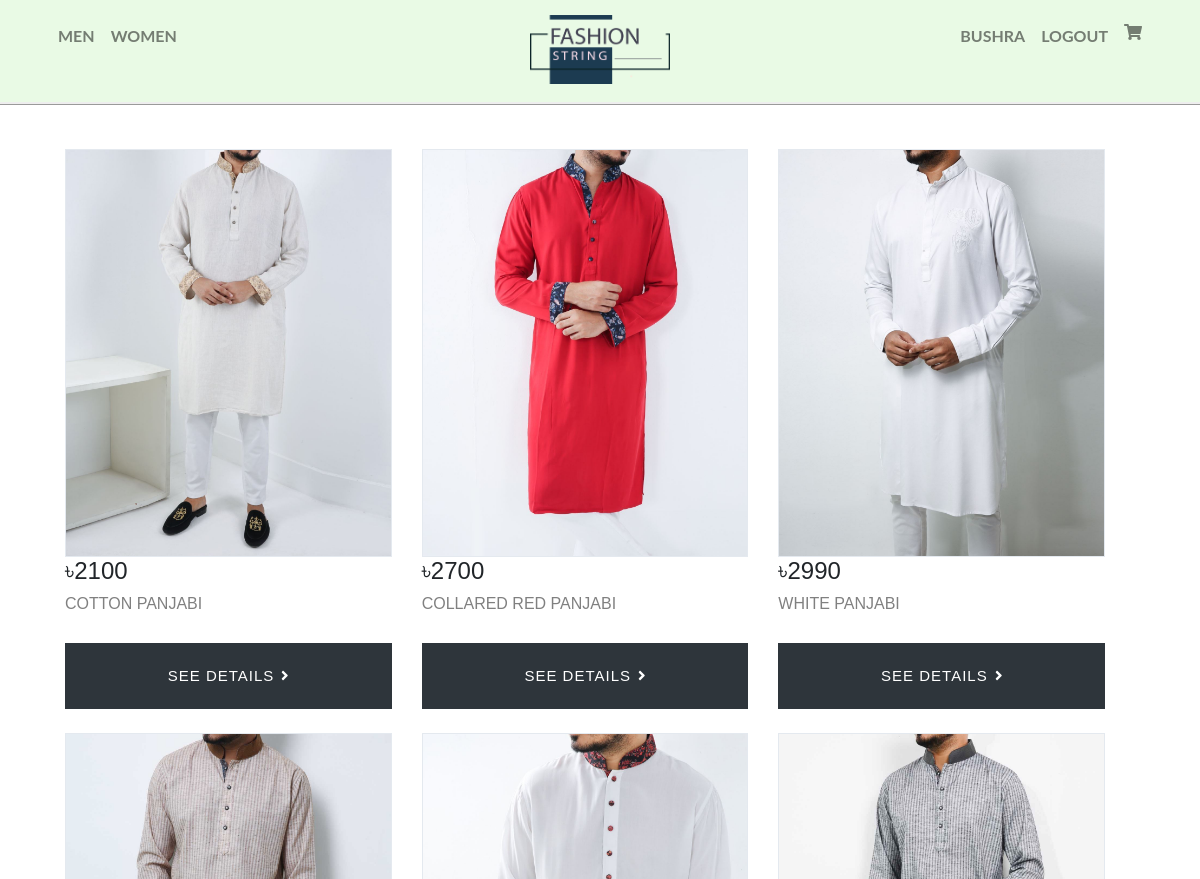
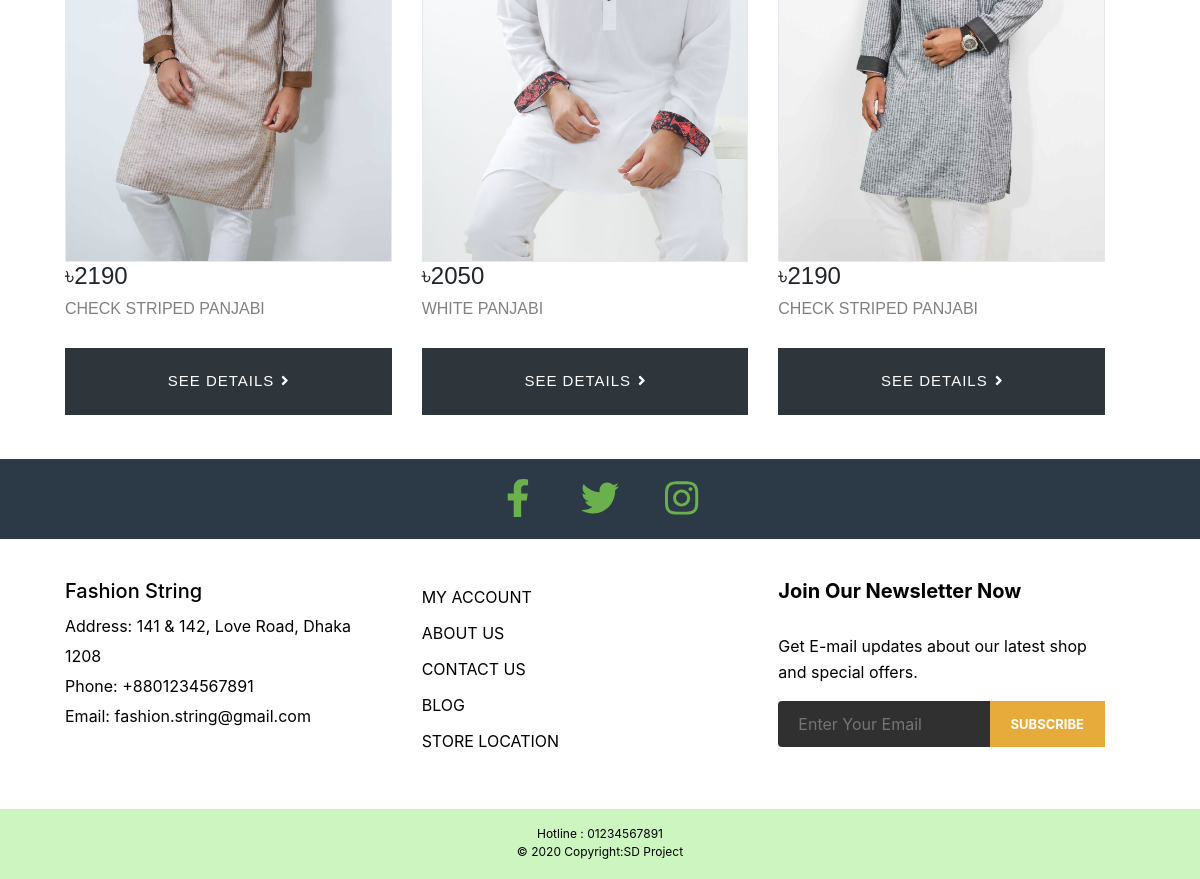
/product.php?cat_id=3 (signed in), run on the app's committed database (2 pictures, top to bottom).
### tables this page shows
CREATE TABLE `product` (
  `Product_ID` int(255) NOT NULL,
  `Title` varchar(255) NOT NULL,
  `Price` float NOT NULL,
  `Image1` varchar(255) NOT NULL,
  `Image2` varchar(255) NOT NULL,
  `parent_cat` int(255) NOT NULL,
  `cat_id` int(255) NOT NULL,
  `Description` varchar(255) NOT NULL,
  `Status` tinyint(5) NOT NULL,
  `Qty` int(255) NOT NULL
);

### product.php (the view, shortened to what this page needs)
<?php
include "db_connection.php";  ?>
<html>
<head>
<link rel="stylesheet" href="css/style.css">
<link rel="stylesheet" href="https://stackpath.bootstrapcdn.com/bootstrap/4.3.1/css/bootstrap.min.css">
<link rel="stylesheet" href="css/bootstrap.min.css" type="text/css">
<link rel="stylesheet" href="css/font-awesome.min.css" type="text/css">
<link rel="stylesheet" href="css/themify-icons.css" type="text/css">
<link rel="stylesheet" href="css/elegant-icons.css" type="text/css">
<link rel="stylesheet" href="css/owl.carousel.min.css" type="text/css">
<link rel="stylesheet" href="css/nice-select.css" type="text/css">
<link rel="stylesheet" href="css/jquery-ui.min.css" type="text/css">
<link rel="stylesheet" href="css/slicknav.min.css" type="text/css">
</head>
<body>
    <?php
    include "header.php"; ?>
    <br>
  <div class="container">
    <div class="row">
  <?php
    $query =  "SELECT `Product_ID`, `Title`, `Price`, `Image1`, `Image2`, `parent_cat`, `cat_id`, `Description`, `Status`, `Qty` FROM `product` WHERE cat_id=$_GET[cat_id] ORDER BY Product_ID ASC";
    $queryfire = mysqli_query($conn , $query);
    $num = mysqli_num_rows($queryfire);
    if ($num > 0) {
        while ($product = mysqli_fetch_array($queryfire)) {
            ?>
            <div class="col-md-4 col-sm-6">
                <div class="product-grid">
                    <div class="product-image">
                        <a href="product-details.php?product_id=<?php echo $product['Product_ID'];?>">
                          <img class="pic-1" src="<?php echo $product['Image1']; ?>">
                        </a>
                    </div>
                    <div class="product-content">
                        <h4> &#2547;<?php echo $product['Price']; ?>
                        <h3 class="title"><?php echo $product['Title']; ?></h3>
                        <a class="all-deals" href="product-details.php?product_id=<?php echo $product['Product_ID'];?>">See Details<i class="fa fa-angle-right icon"></i></a>
                   </div>
                   <br>
                </div>
            </div>
            <?php
        }
    }
    ?>
    </div>
</div>
<?php
include "footer.php"; ?>
</body>
</html>

### css/style.css (style rules this page uses)
* { box-sizing: border-box; padding: 0; margin: 0; }
.row { width: 100%; }
.row { width: 100%; padding: 20px 20px 20px 20px; }
.product-grid { font-family:Poppins,sans-serif; position:relative; z-index:1 }
.product-grid .product-image { border:1px solid #e4e9ef; position:relative; transition:all .3s ease 0s }
.product-grid .product-image a { display:block }
.product-grid .product-image img { width:100%; height:auto }
.product-grid .pic-1 { opacity:1; transition:all .5s ease-out 0s }
.product-grid .title { font-size:16px; font-weight:400; text-transform:capitalize; margin:0 0 30px; transition:all .3s ease 0s }
.product-grid .all-deals { display:block; color:#fff; background-color:#2e353b; font-size:15px;letter-spacing:1px; text-align:center; text-transform:uppercase; padding:22px 5px; transition:all .5s ease 0s }
.product-grid .all-deals .icon { margin-left:7px }
h4 { font-weight: bold; }
.container { padding: 0 16px; }
.container::after, .row::after { content: ""; clear: both; display: table; }
.title { color: grey; }

### data on the page
product: Image1 (picture), Price "2100", Title "COTTON PANJABI"
product: Image1 (picture), Price "2700", Title "COLLARED RED PANJABI"
product: Image1 (picture), Price "2990", Title "WHITE PANJABI"
product: Image1 (picture), Price "2190", Title "CHECK STRIPED PANJABI"
product: Image1 (picture), Price "2050", Title "WHITE PANJABI"
product: Image1 (picture), Price "2190", Title "CHECK STRIPED PANJABI"

### other printed values
$user "BUSHRA"
$registration "LOGOUT"
